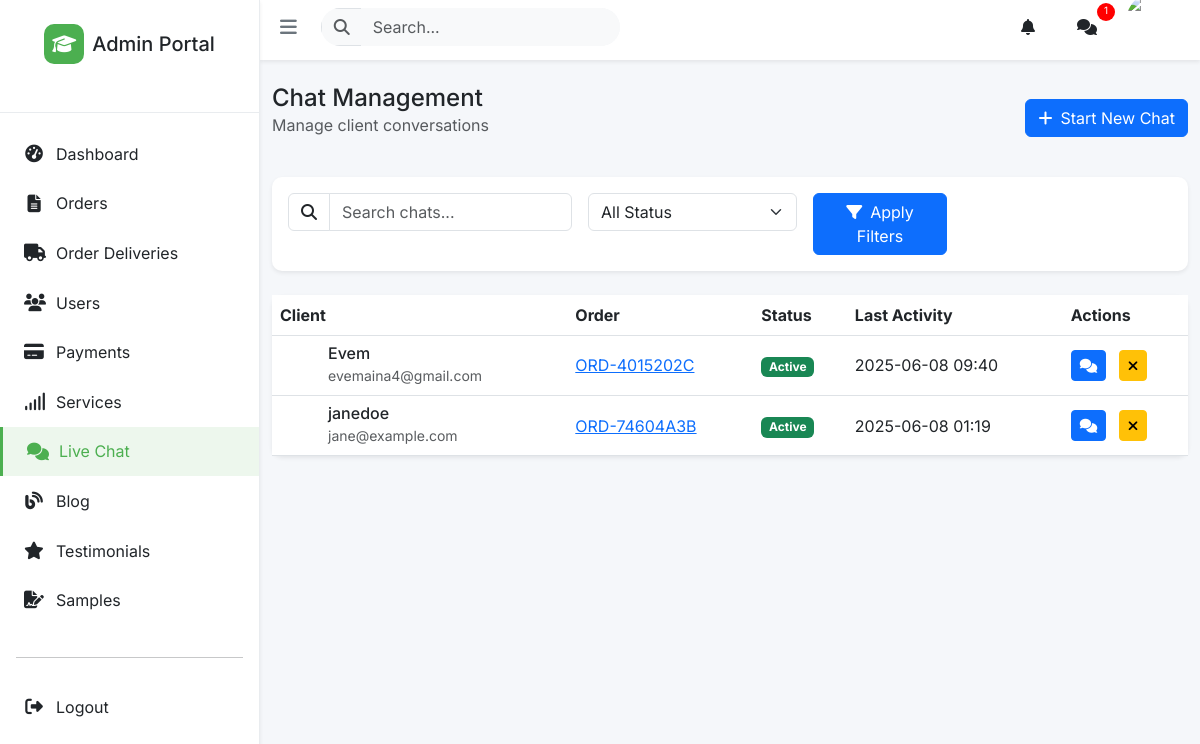
Screenshot of /admin/chats (signed in) with the database file from the repository.
### app/models/communication.py (models this page shows, shortened)
class Chat(db.Model):
    id = db.Column(db.Integer, primary_key=True)
    user_id = db.Column(db.Integer, db.ForeignKey('users.id'))
    admin_id = db.Column(db.Integer, db.ForeignKey('users.id'))
    subject = db.Column(db.String(255))
    order_id = db.Column(db.Integer, db.ForeignKey('order.id'))
    status = db.Column(db.String(20), default='active')  # active, closed
    created_at = db.Column(db.DateTime, default=datetime.now)
    messages = db.relationship('ChatMessage', backref='chat', lazy="dynamic", cascade="all, delete-orphan")
    user = db.relationship('User', foreign_keys=[user_id], backref='user_chats')
    admin = db.relationship('User', foreign_keys=[admin_id], backref='admin_chats')
    order = db.relationship('Order', backref='chats')

### app/models/user.py (models this page shows, shortened)
class User(UserMixin, db.Model):
    __tablename__ = 'users'
    id = db.Column(db.Integer, primary_key=True)
    email_verified = db.Column(db.Boolean, default=False)
    email_verification_token = db.Column(db.String(100))
    failed_login_attempts = db.Column(db.Integer, default=0)
    last_failed_login = db.Column(db.DateTime)
    username = db.Column(db.String(64), unique=True, nullable=False)
    email = db.Column(db.String(120), unique=True, nullable=False)
    password_hash = db.Column(db.String(256), nullable=False)
    first_name = db.Column(db.String(100))
    last_name = db.Column(db.String(100))
    gender = db.Column(db.Enum('male', 'female', name='gender_types'), nullable=False)
    is_admin = db.Column(db.Boolean, default=False, server_default='false')
    created_at = db.Column(db.DateTime, default=datetime.now)
    referral_code = db.Column(db.String(10), unique=True)
    reward_points = db.Column(db.Integer, default=0)
    braintree_customer_id = db.Column(db.String(50))
    orders = db.relationship('Order', foreign_keys='Order.client_id', backref='client', lazy=True)
    referrals = db.relationship('Referral', foreign_keys='Referral.referrer_id', backref='referrer', lazy=True)
    referred_by = db.relationship('Referral', foreign_keys='Referral.referred_id', backref='referred', lazy=True)
    notifications = db.relationship('Notification', backref='user', lazy=True)
    blog_posts = db.relationship('BlogPost', backref='author', lazy=True)
    testimonials = db.relationship('Testimonial', backref='author', lazy=True, cascade='all, delete-orphan')
    def get_name(self):
        if self.first_name and self.last_name:
            return f"{self.first_name} {self.last_name}"
        return self.username

### app/models/order.py (models this page shows, shortened)
class Order(db.Model):
    id = db.Column(db.Integer, primary_key=True)
    order_number = db.Column(db.String(20), unique=True, nullable=False)
    client_id = db.Column(db.Integer, db.ForeignKey('users.id'), nullable=False)
    service_id = db.Column(db.Integer, db.ForeignKey('service.id'), nullable=False)
    academic_level_id = db.Column(db.Integer, db.ForeignKey('academic_level.id'), nullable=False)
    deadline_id = db.Column(db.Integer, db.ForeignKey('deadline.id'), nullable=False)
    title = db.Column(db.String(255), nullable=False)
    description = db.Column(db.Text, nullable=False)
    word_count = db.Column(db.Integer, nullable=False)
    page_count = db.Column(db.Float, nullable=False)
    format_style = db.Column(db.Text, default=False)
    report_type =db.Column(db.String,default=False, nullable=True)
    total_price = db.Column(db.Float, nullable=False)
    status = db.Column(db.String(50), default="pending")
    paid = db.Column(db.Boolean, default=False)
    created_at = db.Column(db.DateTime, default=datetime.now)
    updated_at = db.Column(db.DateTime, default=datetime.now, onupdate=datetime.now)
    due_date = db.Column(db.DateTime, nullable=False)
    writer_is_assigned = db.Column(db.Boolean, default=False)
    writer_assigned_at = db.Column(db.DateTime)
    extension_requested = db.Column(db.Boolean, default=False)
    extension_requested_at = db.Column(db.DateTime)
    files = db.relationship('OrderFile', backref='order', lazy=True)
    payments = db.relationship('Payment', back_populates='order', lazy=True)
    invoice = db.relationship('Invoice', back_populates='order', uselist=False)
    comments = db.relationship('OrderComment', backref='order', lazy=True, cascade="all, delete-orphan")
    deliveries = db.relationship('OrderDelivery', backref='order', lazy=True, cascade="all, delete-orphan")

### app/routes/admin.py (the view, shortened to what this page needs)
@admin_bp.route('/chats')
@login_required
@admin_required
def list_chats():
    status_filter = request.args.get('status', '')
    search_query = request.args.get('search', '')
    query = Chat.query.join(User, Chat.user_id == User.id)
    if status_filter:
        query = query.filter(Chat.status == status_filter)
    chats = query.order_by(Chat.created_at.desc()).all()
    return render_template('admin/communication/chats.html',
                           chats=chats,
                           status_filter=status_filter,
                           search_query=search_query,
                           title='Client Chat System')

### app/routes/admin.py (called while the page is built)
def admin_required(f):
    @wraps(f)
    def decorated_function(*args, **kwargs):
        if not current_user.is_admin:
            flash('Admin access required', 'danger')
            return redirect(url_for('main.home'))
        return f(*args, **kwargs)
    return decorated_function

### app/templates/admin/communication/chats.html (shortened to what this page needs)
{% extends 'admin/base.html' %}
{% block content %}
<div class="container-fluid py-4">
    <div class="row mb-4">
        <div class="col-12">
            <div class="d-flex justify-content-between align-items-center">
                <div>
                    <h4 class="mb-0">Chat Management</h4>
                    <p class="text-muted">Manage client conversations</p>
                </div>
                <a href="{{ url_for('admin.create_chat') }}" class="btn btn-primary">
                    <i class="fas fa-plus me-2"></i>Start New Chat
                </a>
            </div>
        </div>
    </div>
    <div class="card shadow-sm mb-4">
        <div class="card-body">
            <form method="get" class="row g-3">
                <div class="col-md-4">
                    <div class="input-group">
                        <span class="input-group-text bg-transparent">
                            <i class="fas fa-search"></i>
                        </span>
                        <input type="text" class="form-control" name="search" value="{{ search_query }}" placeholder="Search chats...">
                    </div>
                </div>
                <div class="col-md-3">
                    <select class="form-select" name="status">
                        <option value="">All Status</option>
                    </select>
                </div>
                <div class="col-md-2">
                    <button type="submit" class="btn btn-primary w-100">
                        <i class="fas fa-filter me-2"></i>Apply Filters
                    </button>
                </div>
            </form>
        </div>
    </div>
    <div class="card shadow-sm">
        <div class="card-body p-0">
            <div class="table-responsive">
                <table class="table table-hover align-middle mb-0">
                    <thead>
                        <tr>
                            <th>Client</th>
                            <th>Order</th>
                            <th>Status</th>
                            <th>Last Activity</th>
                            <th>Actions</th>
                        </tr>
                    </thead>
                    <tbody>
                        {% for chat in chats %}
                        <tr>
                            <td>
                                <div class="d-flex align-items-center">
                                    <div class="avatar-container me-2">
                                    </div>
                                    <div>
                                        <h6 class="mb-0">{{ chat.user.username }}</h6>
                                        <small class="text-muted">{{ chat.user.email }}</small>
                                    </div>
                                </div>
                            </td>
                            <td>
                                {% if chat.order %}
                                <a href="{{ url_for('admin.view_order', order_id=chat.order.id) }}">
                                    {{ chat.order.order_number }}
                                </a>
                                {% else %}
                                <span class="text-muted">No order</span>
                                {% endif %}
                            </td>
                            <td>
                                {% if chat.status == 'active' %}
                                <span class="badge bg-success">Active</span>
                                {% else %}
                                <span class="badge bg-secondary">Closed</span>
                                {% endif %}
                            </td>
                            <td>{{ chat.created_at.strftime('%Y-%m-%d %H:%M') }}</td>
                            <td>
                                <a href="{{ url_for('admin.view_chat', chat_id=chat.id) }}" class="btn btn-sm btn-primary me-2">
                                    <i class="fas fa-comments"></i>
                                </a>
                                {% if chat.status == 'active' %}
                                <form action="{{ url_for('admin.close_chat', chat_id=chat.id) }}" method="post" class="d-inline">
                                    <button type="submit" class="btn btn-sm btn-warning">
                                        <i class="fas fa-times"></i>
                                    </button>
                                </form>
                                {% endif %}
                            </td>
                        </tr>
                        {% else %}
                        <tr>
                            <td colspan="5" class="text-center py-4">
                                <p class="text-muted mb-0">No chats found</p>
                            </td>
                        </tr>
                        {% endfor %}
                    </tbody>
                </table>
            </div>
        </div>
    </div>
</div>
{% endblock %}

### app/templates/admin/base.html (style rules this page uses)
:root { --primary: #4caf50; --primary-light: #81c784; --primary-dark: #388e3c; --primary-subtle: rgba(76, 175, 80, 0.1); --secondary: #2196f3; --success: #4caf50; --info: #00bcd4; --warning: #ffc107; --danger: #f44336; --light: #f8f9fa; --dark: #212529; --gray: #6c757d; --gray-light: #e9ecef; --sidebar-width: 260px; --sidebar-collapsed-width: 70px; --top-nav-height: 60px; }
body { font-family: "Inter", "Segoe UI", Roboto, sans-serif; background-color: #f5f7fa; }
.admin-dashboard-page { background-color: #f5f7fa; margin: 0; padding: 0; }
.avatar-container { width: 40px; height: 40px; background: url('https://avatar.iran.liara.run/public/job/administrator/male'); background-size: cover; background-position: center; color: white; border-radius: 50%; display: flex; align-items: center; justify-content: center; font-weight: 600; }
.card { border: none; border-radius: 10px; }
.table> :not(:first-child) { border-top: 1px solid currentColor; }

### rows the page displays
Chat: user.username "Evem", user.email "evemaina4@gmail.com", order.order_number "ORD-4015202C", status "Active", created_at "2025-06-08 09:40"
Chat: user.username "janedoe", user.email "jane@example.com", order.order_number "ORD-74604A3B", status "Active", created_at "2025-06-08 01:19"
